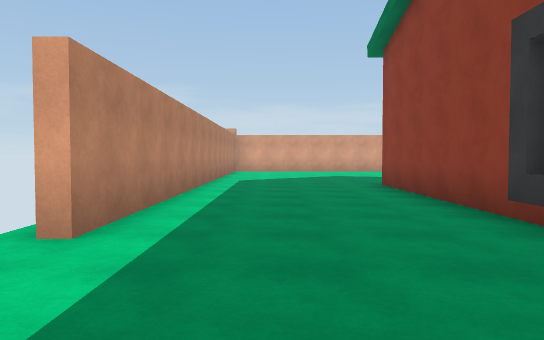
[1] (above)

24 first-person views from a walk through a 3-D level made in the Unity game engine. The camera is 1.3 m above the floor, tilts 2° down and sees 70° across. The floor is counted in squares, 2 m on a side. Each view is taken from the middle of a square. On the plan, view 1 faces up. The plan holds only what a view shows up to about 11 squares ahead; the rest is blank. The place goes on beyond the plan. The player character is not drawn. Surface patterns are stand-ins for the level's own textures.

[2]
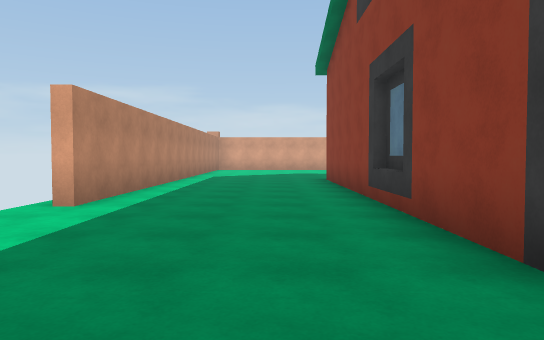

[3]
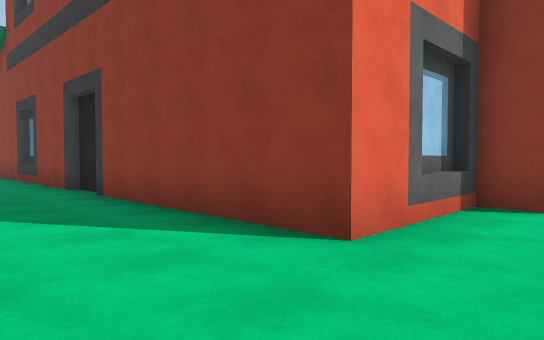

[4]
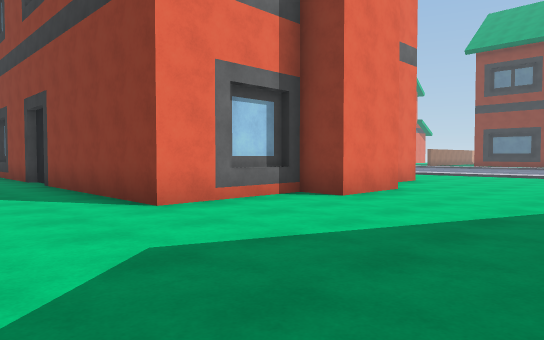

[5]
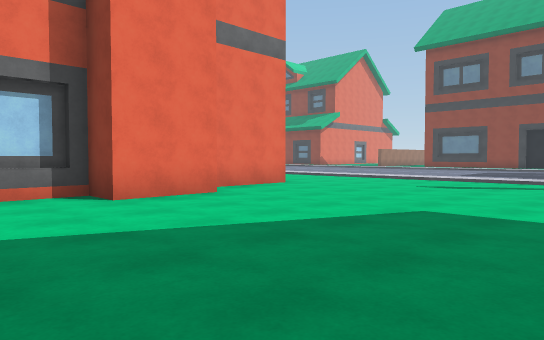

[6]
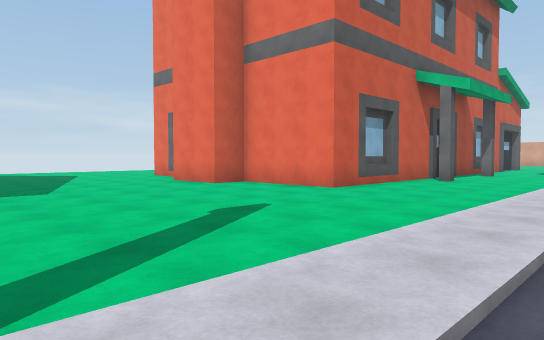

[7]
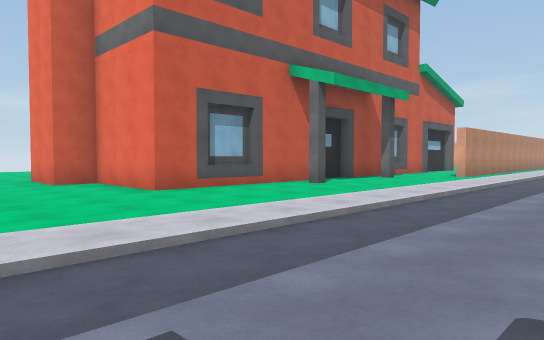

[8]
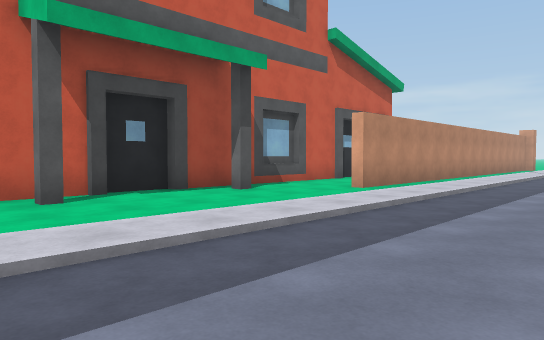

[9]
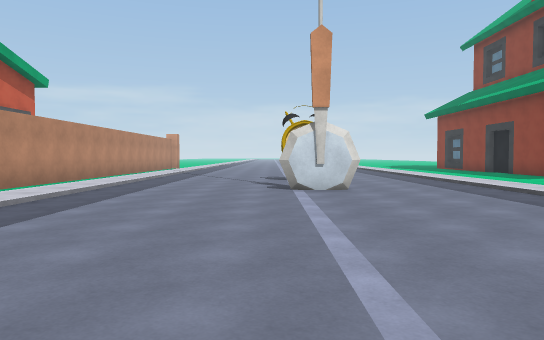

[10]
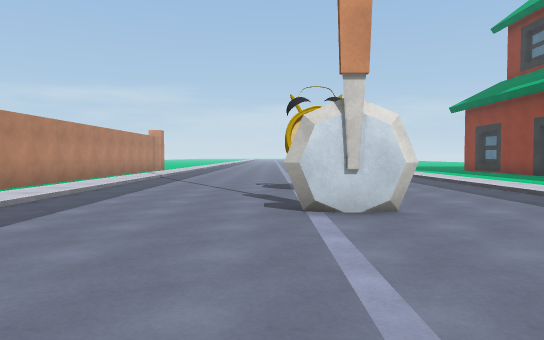

[11]
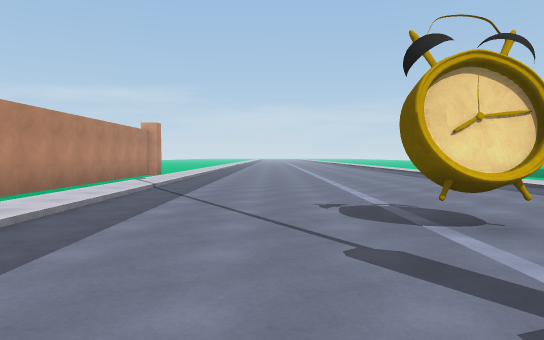

[12]
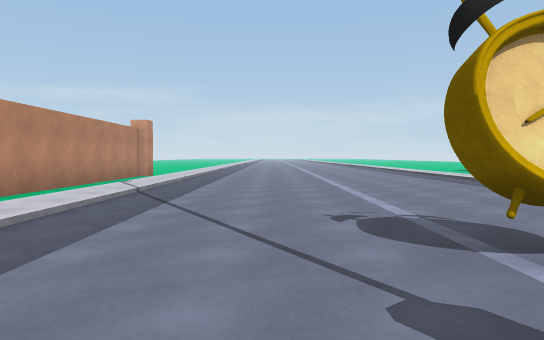

[13]
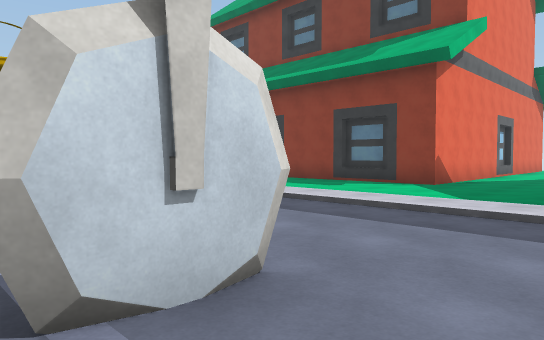

[14]
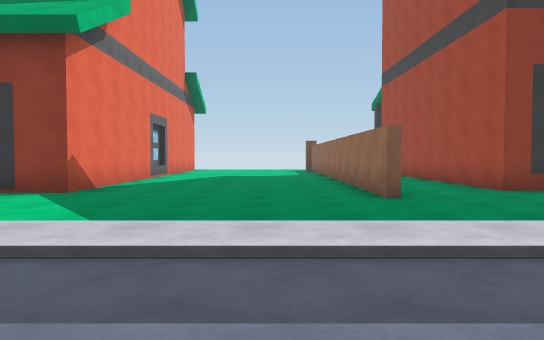

[15]
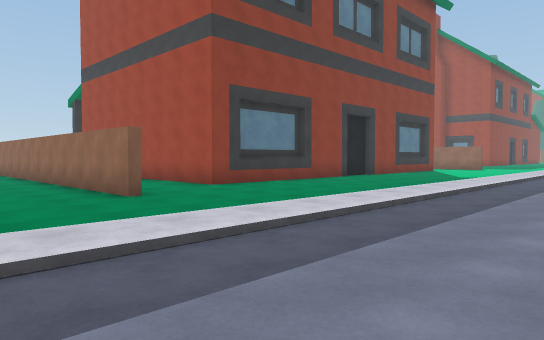

[16]
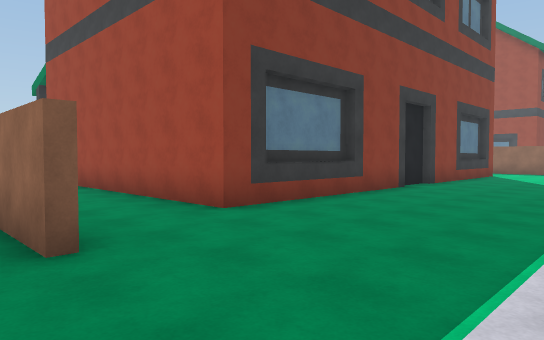

[17]
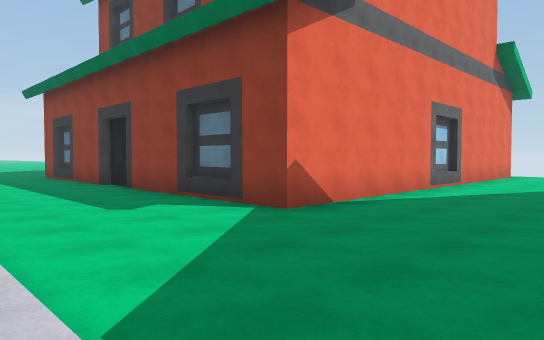

[18]
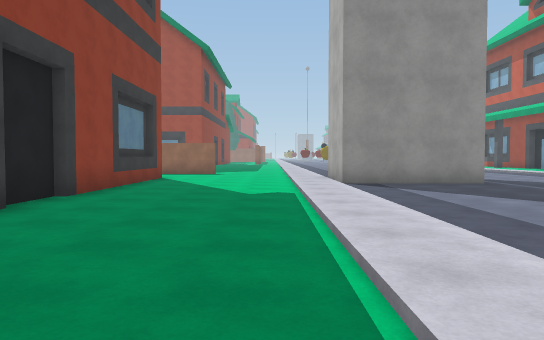

[19]
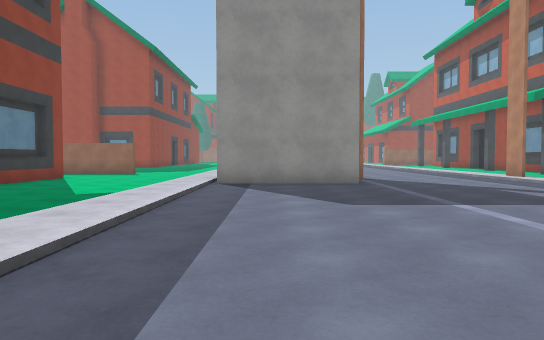

[20]
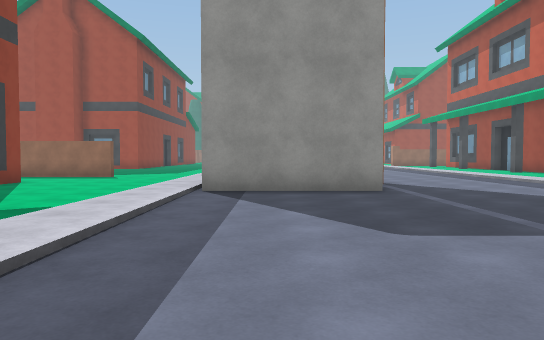

[21]
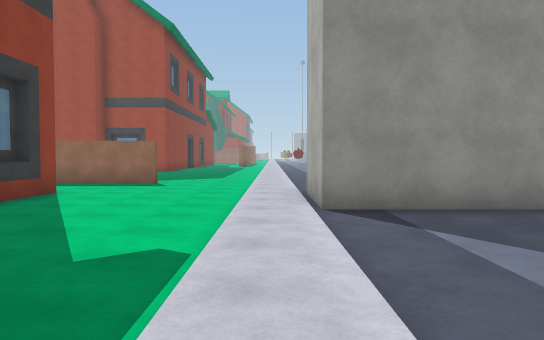

[22]
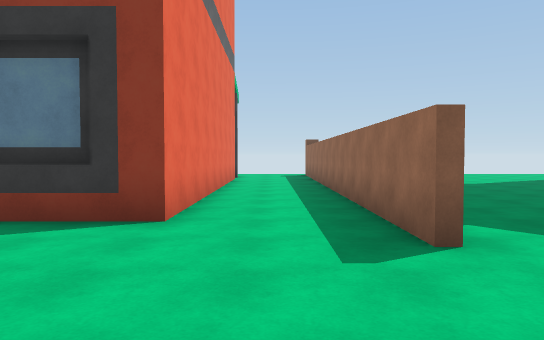

[23]
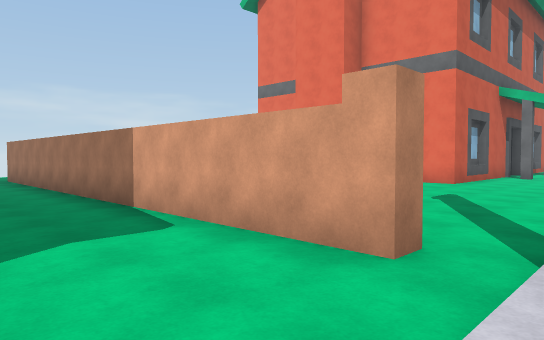

[24]
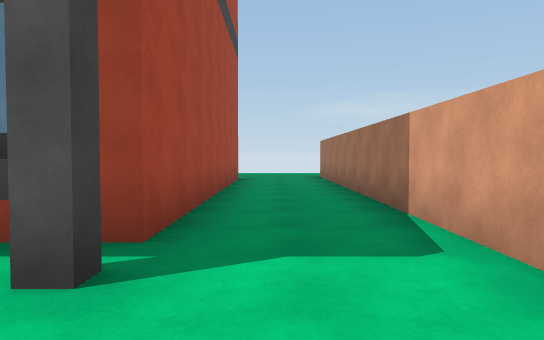

### Floor plan
Points are (right, up) in squares from view 1. A wall is a line through its corners. A room is listed if a view was taken in it or the views show most of it. See-through windows are left out.
Room 1 (views 1, 2, 3, 4, 5, 6, 7, 8, 9, 10, 11, 12, 13, 14, 15, 16, 17, 18, 19, 20, 21, 22, 23, 24)
walls: (11.1, -2.1) (11.1, -2.6); (10.2, -1.3) (10.2, -6.3) (7.3, -6.3) (7.3, -7.3) (5.4, -7.3) (5.4, -6.3) (2.5, -6.3) (2.5, -1.3); (10, 0.1) (10, -1.3); (10, -3.8) (10, -5); (19.6, 3.5) (18.2, 3.5); (10, 3.9) (10, 2.6); (10.2, 4.7) (10.2, 0.1); (26, 0.2) (32.8, 0.2); (5.1, -6.1) (3.9, -6.1); (18.9, -12.3) (22.3, -12.3) (22.3, -14.6); (2.7, -0.9) (2.7, 0.1); (2.5, 0) (2.5, 9); (2.7, 3) (2.7, 3.9); (12.6, -14) (12.6, -14.5) (0.9, -14.5); (27.5, -5.8) (27.5, -3.4); (27.3, -7.9) (27.3, -2.4) (33.1, -2.4); (27.2, 7) (27.2, 8.2); (27.5, -9.4) (27.5, -8.1); (12.6, 15) (12.6, 3) (12.3, 3); (11.1, -16.9) (11.1, -17.4); (27.2, 11) (27.2, 12.1); (27, 12) (27, 13.6); (27.5, -14) (27.5, -12); (33.4, 5.8) (32.4, 5.8); (26, -17.3) (33.9, -17.3); (-1.6, 11) (-1.6, 3); (2.1, -17) (10.2, -17) (10.2, -17.4); (34.5, 5.7) (27, 5.7) (27, 10.7); (34, -14.8) (27.3, -14.8) (27.3, -9.3)
objects: other object (19, 7)

Positions as (right, up) in squares from view 1, and headings:
1: (0, 0), facing up
2: (1, -2), facing up
3: (0, -8), facing up-right
4: (0, -11), facing up-right
5: (3, -13), facing up-right
6: (15, -13), facing up-left
7: (17, -10), facing up-left
8: (17, -4), facing up-left
9: (18, -4), facing up
10: (18, -1), facing up
11: (17, 3), facing up
12: (17, 4), facing up
13: (18, 2), facing up-right
14: (20, 2), facing right
15: (20, 3), facing down-right
16: (23, 1), facing down-right
17: (23, 2), facing up-right
18: (24, -3), facing down
19: (21, -3), facing down
20: (21, -5), facing down
21: (23, -7), facing down
22: (23, -16), facing right
23: (14, -17), facing up-left
24: (13, -16), facing left
